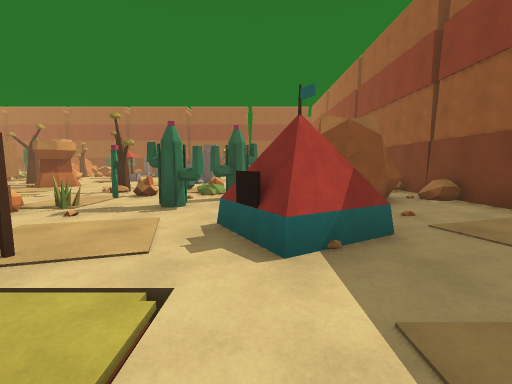
view 1 (above)

19 first-person views from a walk through a scene from a Unity 3-D project. The camera is 1.5 m above the floor, tilts 6° down and sees 90° across. The floor is counted in squares, 2 m on a side. Each view is taken from the middle of a square. On the plan, view 1 faces up. The plan holds only what a view shows up to about 9 squares ahead; the rest is blank. The place goes on beyond the plan. The player character is not drawn. Surface patterns are stand-ins for the level's own textures.

view 2
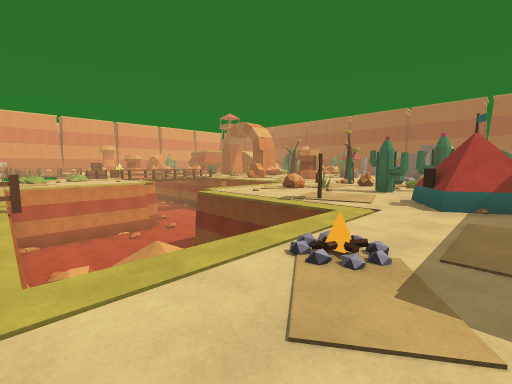

view 3
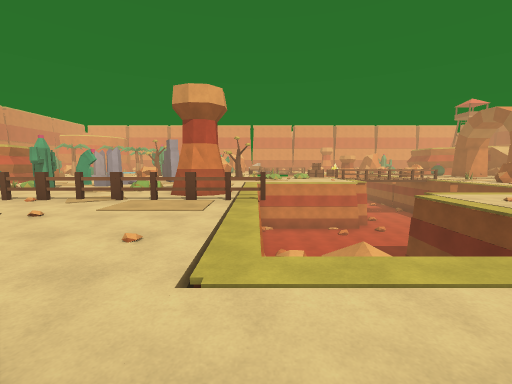

view 4
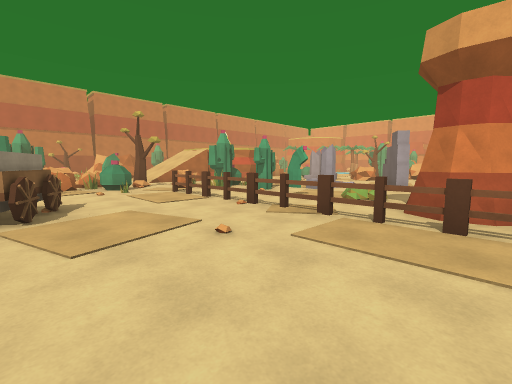

view 5
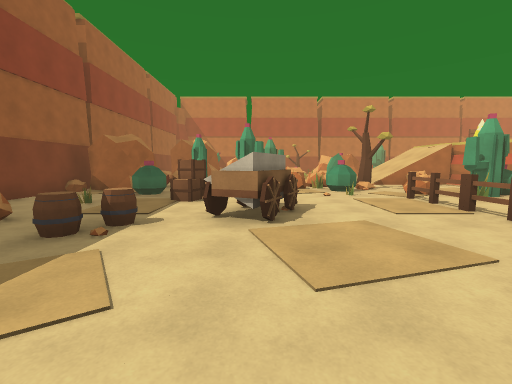

view 6
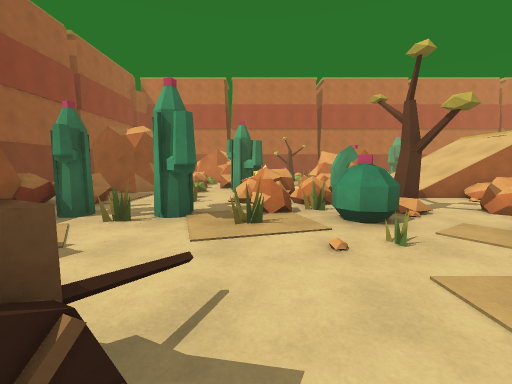

view 7
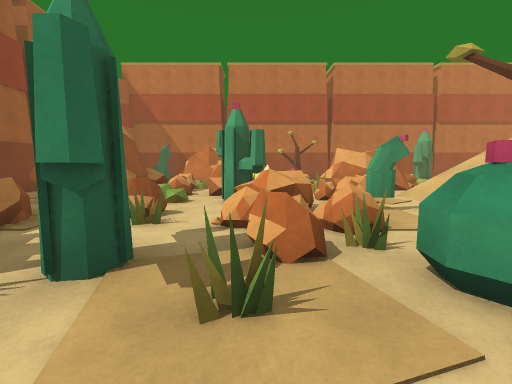

view 8
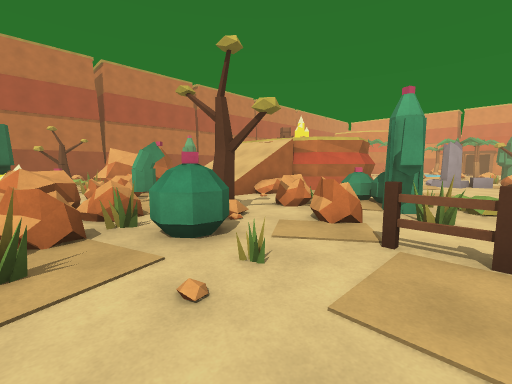

view 9
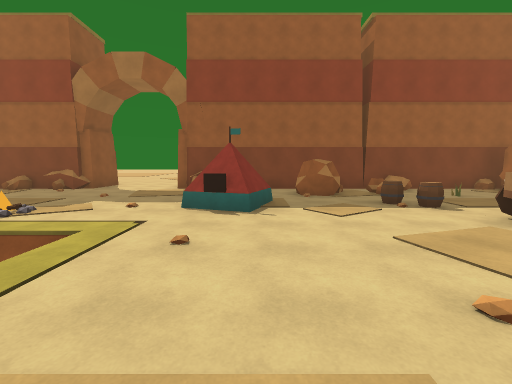

view 10
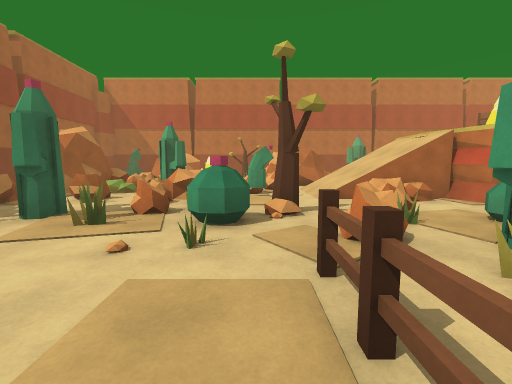

view 11
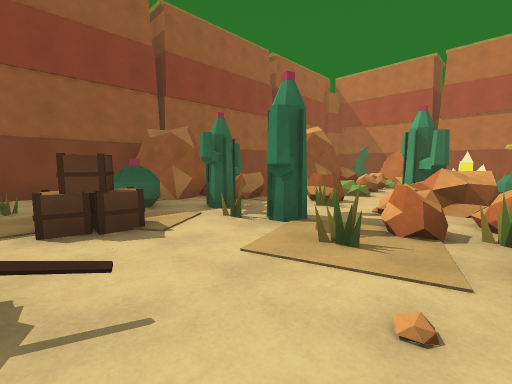

view 12
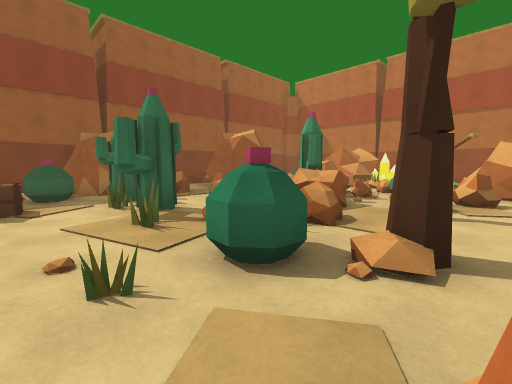

view 13
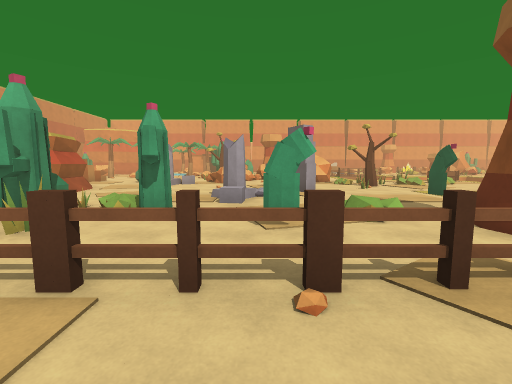

view 14
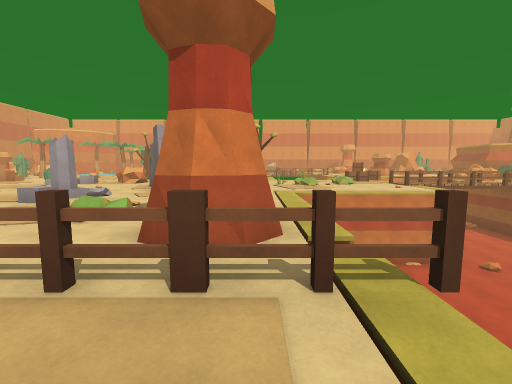

view 15
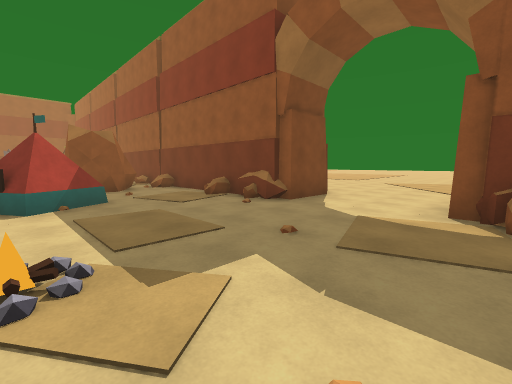

view 16
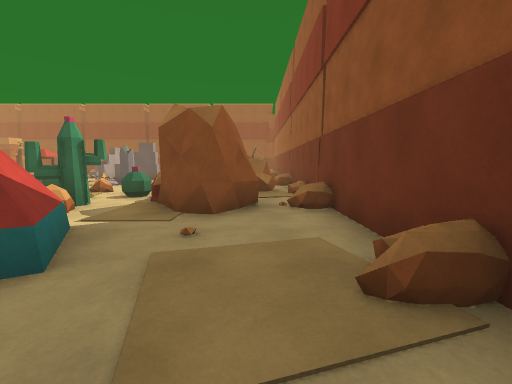

view 17
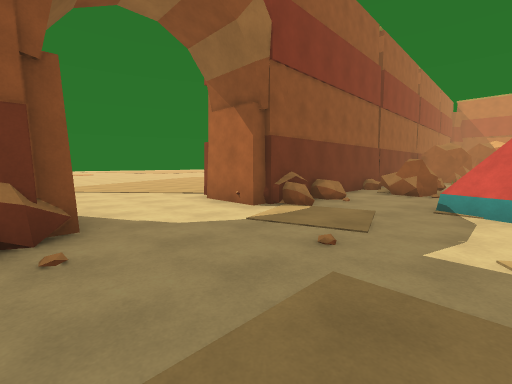

view 18
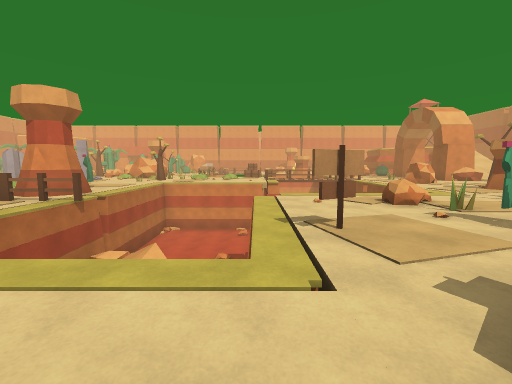

view 19
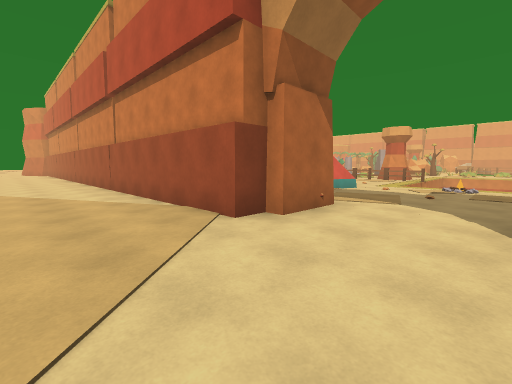

### Floor plan
Key: @ floor where view 1 was taken; # wall or solid block; x gap in a wall; . main floor; : floor 0.5 m higher than the main floor; + floor 1.75 m higher than the main floor; = window, fence, low wall or low ledge; ^ raised ledge; v drop or lower ground; O other object.
Columns run from 12 left of view 1 to 10 right of it. Each row starts with its distance up from view 1.
  8      O   OOO  OO#
  7      ...O...O   #
  6      vv..O.OOO O##
  5 v      ...OOOO#..#
  4 vv    v.OOOO O...#
  3 vvvv  v..  .OO...#
  2 =vvvvvv...#.O...##
  1 =.vvvvvvvvvv....###..
  0  .vvvvv    v@..........
 -1  .vvvvv   OvO..........
 -2  .vvvvv    v...........
 -3  .vvvvvOOvvv....###...
 -4 O....OOO.....OO.^ #...
 -5  O..OO#O....OO...##...
 -6   #..:.........O.##...
 -7 ###....O.......OO #...
 -8 #..OO.OO...O.O.O###...
 -9  ..OOO.O...O....###...
-10  ....O.O...O..O..##...
-11  ...OOO..O..O....#  ..
-12  ...OOOOO.OOO.OO.#
-13  #x OOOOOOOOxOO###
-14    #=....OOO.OOO
-15    #=+:.OOOOOOO
-16  OO    .OOOOOOOO#
-17 OO  OOOOOOOOO# O#
-18 OO  O.OOOOOOOO  #
-19      OOOOOO O
-20        OOOO
-21         OO

Where each view was taken, in squares from view 1:
view 1: 0 up, 0 right, facing up
view 2: 3 down, 1 right, facing up-left
view 3: 3 down, 1 right, facing left
view 4: 4 down, 1 left, facing down-left
view 5: 5 down, 1 left, facing down
view 6: 9 down, 2 left, facing down
view 7: 11 down, 2 left, facing down
view 8: 10 down, 2 left, facing down-left
view 9: 5 down, 4 left, facing right
view 10: 9 down, 4 left, facing down
view 11: 10 down, 3 left, facing down-right
view 12: 11 down, 5 left, facing down-right
view 13: 8 down, 3 left, facing left
view 14: 4 down, 3 left, facing left
view 15: 3 down, 0 right, facing up-right
view 16: 1 up, 3 right, facing up
view 17: 1 up, 1 right, facing down-right
view 18: 1 up, 1 right, facing left
view 19: 0 up, 9 right, facing down-left
